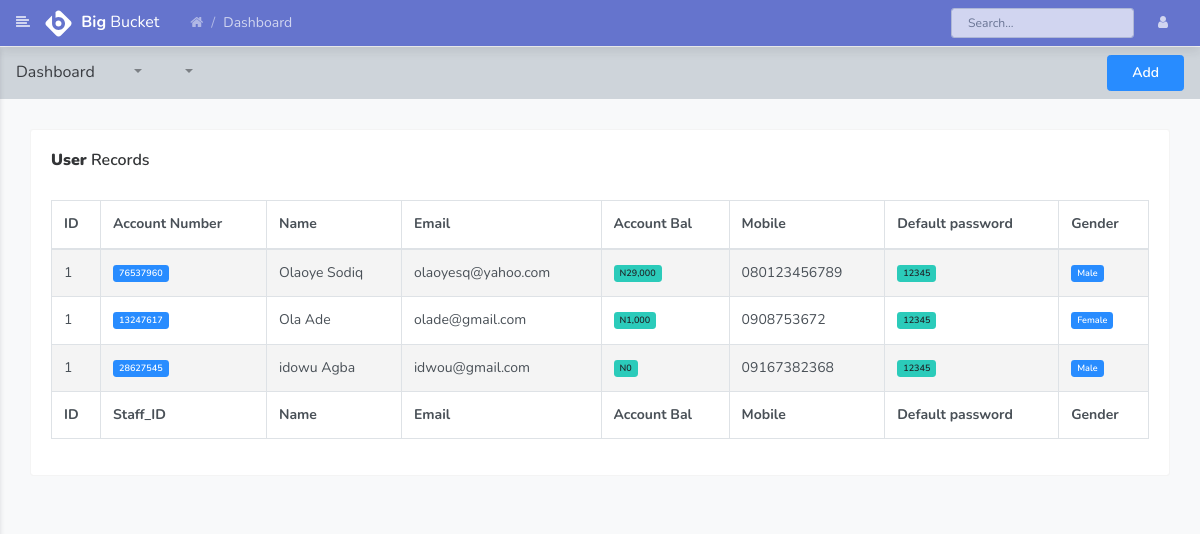
/users.php (signed in), run on the app's committed database.
### tables this page shows
CREATE TABLE `users` (
  `id` int(11) NOT NULL,
  `firstname` varchar(55) DEFAULT NULL,
  `lastname` varchar(55) DEFAULT NULL,
  `username` varchar(255) DEFAULT NULL,
  `email` varchar(255) DEFAULT NULL,
  `phone` varchar(30) DEFAULT NULL,
  `password` varchar(100) DEFAULT NULL,
  `role` int(2) DEFAULT NULL,
  `unique_id` int(11) DEFAULT NULL,
  `gender` varchar(55) DEFAULT NULL,
  `mstatus` varchar(55) DEFAULT NULL,
  `address` varchar(255) DEFAULT NULL,
  `status` tinyint(1) DEFAULT NULL COMMENT '0=inactive, 1=active',
  `created` timestamp NOT NULL DEFAULT current_timestamp()
);

CREATE TABLE `user_account` (
  `id` int(11) NOT NULL,
  `user_email` varchar(255) DEFAULT NULL,
  `account_number` int(11) DEFAULT NULL,
  `user_balance` int(11) DEFAULT NULL,
  `status` int(11) DEFAULT NULL,
  `created` timestamp NOT NULL DEFAULT current_timestamp()
);

### auth/conn.php (called while the page is built, shortened)
<?php
function dbConnect(){
    try{
        $username='root';
        $pass='';
        $con= new pdo("mysql:host=localhost; dbname=giditalcashsys", $username, $pass);
        $con->setAttribute(PDO::ATTR_ERRMODE, PDO::ERRMODE_EXCEPTION);
        return $con;
    } catch (PDOException $e) {
        echo 'ERROR', $e->getMessage();
    }
}
?>

### users.php (the view, shortened to what this page needs)
<?php include 'head.php'; ?>
        <div class="page">
        <nav class="navbar navbar-expand-lg navbar-light bg-light">
            <a class="navbar-brand" href="javascript:void(0);">Dashboard</a>
            <div class="collapse navbar-collapse" id="navbarSupportedContent">
                <ul class="navbar-nav mr-auto">
                    <li class="nav-item dropdown">
                        <a class="nav-link dropdown-toggle" href="javascript:void(0);" role="button" data-toggle="dropdown" aria-haspopup="true" aria-expanded="false">&nbsp;</a>
                    </li>
                    <li class="nav-item dropdown">
                    </li>
                    <li class="nav-item dropdown">
                        <a class="nav-link dropdown-toggle" href="javascript:void(0);" role="button" data-toggle="dropdown" aria-haspopup="true" aria-expanded="false">&nbsp;</a>
                    </li>
                </ul>
                    <a href="add_user" class="btn btn-primary">Add</a>
            </div>
        </nav>
            <div class="container-fluid">
                <div class="row clearfix">
                    <div class="col-lg-12">
                        <div class="card">
                            <div class="header">
                                <h2><strong>User</strong> Records </h2>
                            </div>
                            <div class="body">
                                <div class="table-responsive">
                                    <table class="table table-bordered table-striped table-hover js-basic-example dataTable">
                                        <thead>
                                            <tr>
                                                <th>ID</th>
                                                <th>Account Number</th>
                                                <th>Name</th>
                                                <th>Email</th>
                                                <th>Account Bal</th>
                                                <th>Mobile</th>
                                                <th>Default password</th>
                                                <th>Gender</th>
                                            </tr>
                                        </thead>
                                        <tfoot>
                                            <tr>
                                                <th>ID</th>
                                                <th>Staff_ID</th>
                                                <th>Name</th>
                                                <th>Email</th>
                                                <th>Account Bal</th>
                                                <th>Mobile</th>
                                                <th>Default password</th>
                                                <th>Gender</th>
                                            </tr>
                                        </tfoot>
                                        <tbody>
                                            <?php
                                                $sql = dbConnect()->prepare("SELECT * FROM users WHERE role=3");
                                                $sql->execute();
                                                $i =0;
                                                if($sql->rowcount() < 1){
                                                    echo "No record found ...";
                                                }else{
                                                while ($row = $sql->fetch()){
                                                    $i +=1;?>
                                            <tr>
                                                <td><?php echo $i; ?></td>
                                                <td><span class="badge badge-primary">
                                                    <?php echo $row['unique_id']; ?> </span></td>
                                                <td><?php echo $row['firstname'].' '. $row['lastname']; ?> </td>
                                                <td><?php echo $row['email']; ?></td>
                                                <td>
                                                    <span class="badge badge-info">
                                                        <?php
                                                            $acc = dbConnect()->prepare("SELECT * FROM user_account WHERE user_email=?");
                                                            $acc->execute([$row['email']]);
                                                            $i =0;
                                                            if($sql->rowcount() < 1){
                                                                echo "No record found ...";
                                                            }else{
                                                                $ac = $acc->fetch()['user_balance'];
                                                                echo 'N'. number_format($ac);
                                                            }
                                                        ?>
                                                    </span>
                                                </td>
                                                <td><?php echo $row['phone']; ?></td>
                                                <td><span class="badge badge-info"><?php echo '12345'; ?> </span></td>
                                                <td><span class="badge badge-primary"><?php echo $row['gender']; ?> </span> </td>
                                            </tr>
                                            <?php
                                                } }
                                            ?>
                                        </tbody>
                                    </table>
                                </div>
                            </div>
                        </div>
                    </div>
                </div>
            </div>
        </div>
    </div>
</body>
</html>

### data on the page
users: i "1", unique "76537960", firstname "Olaoye", lastname "Sodiq", email "olaoyesq@yahoo.com", user_account.user_balance "29,000", phone "080123456789", gender "Male"
users: i "1", unique "13247617", firstname "Ola", lastname "Ade", email "olade@gmail.com", user_account.user_balance "1,000", phone "0908753672", gender "Female"
users: i "1", unique "28627545", firstname "idowu", lastname "Agba", email "idwou@gmail.com", user_account.user_balance "0", phone "09167382368", gender "Male"
